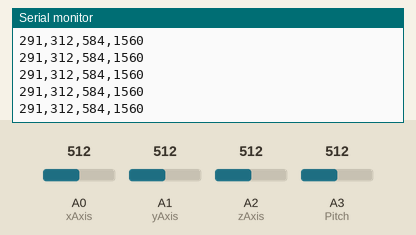
Recording of a sketch running on a simulated Arduino Uno, built with avr-gcc and run on an emulated ATmega328P. On the bench: the last lines printed to the serial monitor. Inputs (shaded band) come from the test bench; at power-on: A1 (yAxis) = 512, A3 (Pitch) = 512, A0 (xAxis) = 512, A2 (zAxis) = 512.

Above: at 1.2 s.
1.3 s: A1 (yAxis) set to 110
At 1.8 s:
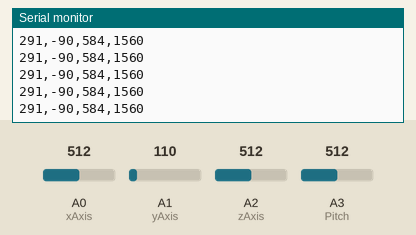
2.8 s: A1 (yAxis) set to 93
At 3.4 s:
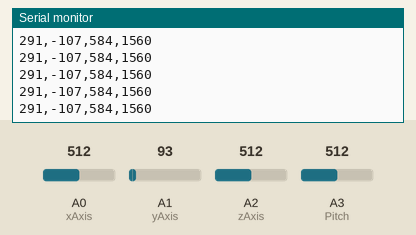
8.8 s: A3 (Pitch) set to 667
At 9.3 s:
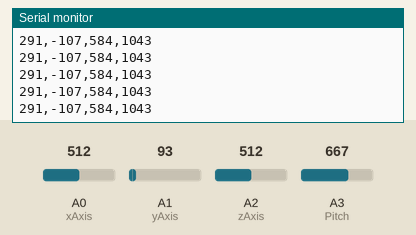
10.3 s: A3 (Pitch) set to 688
At 11.1 s:
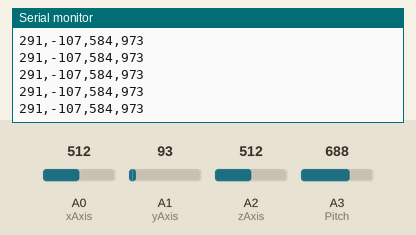
Timing chart, 0 to 13.3 s (numbered marks = the images above; inputs shaded):
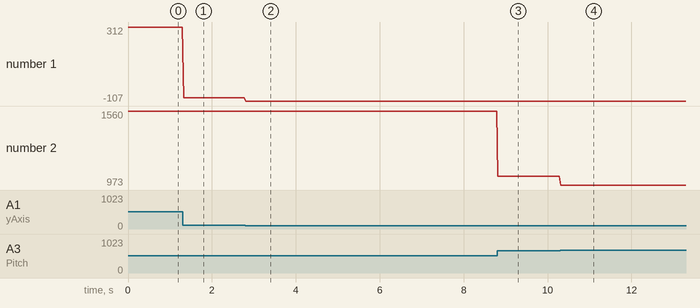

Measured:
- after the input at 1.3 s, the serial monitor: prints a new line at once (image 1)
- after the input at 2.8 s, the serial monitor: prints a new line at once (image 2)
- after the input at 8.8 s, the serial monitor: prints a new line at once (image 3)
- after the input at 10.3 s, the serial monitor: prints a new line at once (image 4)
- plotted number 1: 312 → -90 after the input at 1.3 s, -90 → -107 after the input at 2.8 s
- plotted number 2: 1560 → 1043 after the input at 8.8 s, 1043 → 973 after the input at 10.3 s

The sketch:

input.ino
```cpp
/*
  This file reads six motor position information from the robotic arm, and map the readings to our desired intervals
*/
#include "DualVNH5019MotorShield.h"
DualVNH5019MotorShield md; //motor driver

const int switchA = 2, switchB = 3, switchC = 4, switchD = 5, switchTrigger = 6;  //trigger and 4 buttons on the robotic arm
const int xAxis = A0, yAxis = A1, zAxis = A2, Pitch = A3, Roll = A4, Yaw = A5;   //six potentiometers connected to the motors
//initiate the mapped variables
int newxAxis = 0, newyAxis = 0, newzAxis = 0, newPitch = 0, newRoll = 0, newYaw = 0;

void setup() {

  Serial.begin(9600);
  md.init();

  //we only use X,Y,Z,Pitch  A0--X, A1--Y, A2--Z, A3--Pitch
  pinMode(A0,INPUT);
  pinMode(A1,INPUT);
  pinMode(A2,INPUT);
  pinMode(A3,INPUT);
}


void loop() {
  serialprint1();
}

void serialprint1() {
  //map the readings to desired intervals
  newxAxis = map(analogRead(xAxis),741,951,200,300);
  newyAxis = map(analogRead(yAxis),100,200,100,200);
  newzAxis = map(analogRead(zAxis),0,133,200,300);
  newPitch = map(analogRead(Pitch),920,890,200,300);

  //formatted output
  Serial.print(newxAxis+200);
  Serial.print(",");
  Serial.print(newyAxis-200);
  Serial.print(",");
  Serial.print(newzAxis);
  Serial.print(",");
  Serial.println(newPitch);

  Serial.flush();
  delay(10);
}
```
